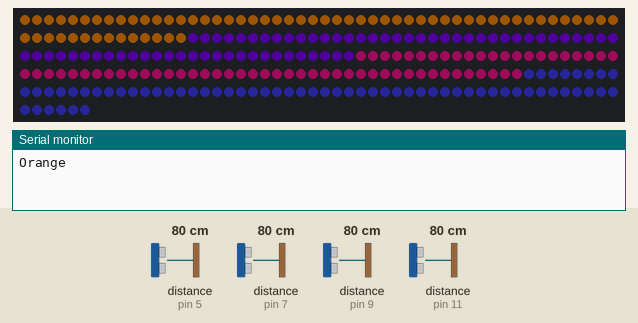
The sketch below on a simulated Arduino Uno, built with avr-gcc and run on an emulated ATmega328P. Shown: 256 RGB LEDs in strip order, left to right, continuing on the next row, the last lines printed to the serial monitor. Wiring (inferred from the names in the program): 4 × ultrasonic range finder: trigger pin 4, echo pin 5 / trigger pin 6, echo pin 7 / trigger pin 8, echo pin 9 / trigger pin 10, echo pin 11. Inputs (shaded band) come from the test bench; at power-on: distance to the obstacle (sensors on pin 5, pin 7, pin 9, pin 11) 80 cm. The echo pulse lasts 58.3 µs per cm; dim RGB values are drawn brighter than linear; random numbers use the default seed unless the sketch sets one.

Above: at 1.2 s.
1.3 s: distance to the obstacle (sensor on pin 5) set to 17 cm
2.8 s: distance to the obstacle (sensor on pin 5) set to 14 cm
At 3.7 s:
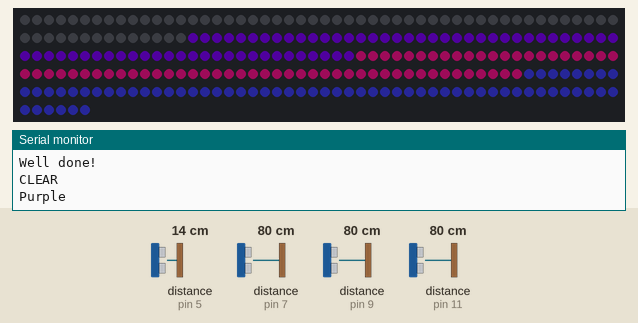
4.3 s: distance to the obstacle (sensor on pin 7) set to 17 cm
5.8 s: distance to the obstacle (sensor on pin 7) set to 13 cm
At 7.0 s:
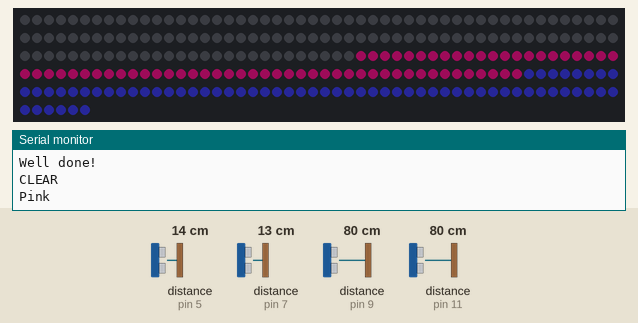
7.3 s: distance to the obstacle (sensor on pin 9) set to 18 cm
8.8 s: distance to the obstacle (sensor on pin 9) set to 13 cm
At 9.2 s:
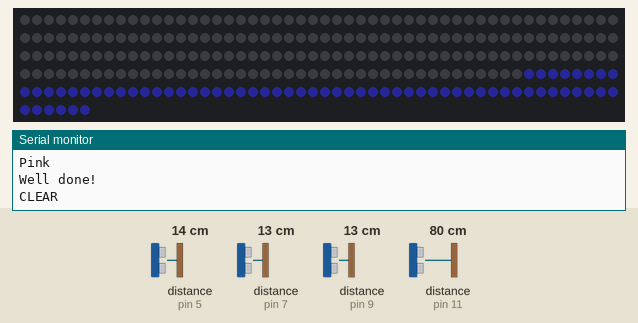
Timing chart, 0 to 11.3 s (numbered marks = the images above; inputs shaded):
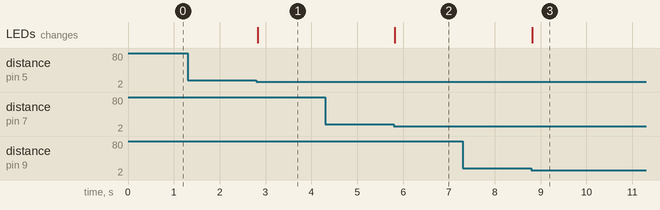

The sketch:

arduinoTI.ino
```cpp
#include <Adafruit_NeoPixel.h>

#define DATA_PIN 3
#define LEDS_PER_MATRIX 64 // número de LEDs por matriz (ex: 8x8)
#define NUM_MATRICES 4 // total de matrizes ligadas
#define TOTAL_LEDS (LEDS_PER_MATRIX * NUM_MATRICES) // LEDs totais no sistema

Adafruit_NeoPixel strip = Adafruit_NeoPixel(TOTAL_LEDS, DATA_PIN, NEO_GRB + NEO_KHZ800);

// arrays com os pinos dos sensores ultrassónicos
const int trigPins[NUM_MATRICES] = { 4, 6, 8, 10 };
const int echoPins[NUM_MATRICES] = { 5, 7, 9, 11 };

// cores fixas associadas a cada matriz
uint32_t coresFixas[NUM_MATRICES] = {
  strip.Color(255, 140, 0),   // Laranja
  strip.Color(255, 20, 147),  // Rosa
  strip.Color(128, 0, 255),   // Roxo
  strip.Color(50, 50, 205)    // Azul Claro
};

const char* nomesFixos[NUM_MATRICES] = {
  "Orange", "Pink", "Purple", "Light Blue"
};

// guarda a ordem atual e anterior das cores/matrizes
int ordemAtual[NUM_MATRICES] = { 0, 1, 2, 3 };
int ordemAnterior[NUM_MATRICES] = { -1, -1, -1, -1 };

// indica se cada matriz ainda está ativa
bool matrizAtiva[NUM_MATRICES] = { true, true, true, true };

// guarda a sequência aleatória de cores que o jogador deve seguir
int filaCores[NUM_MATRICES];

// índice atual na sequência de cores (qual cor o jogador deve acertar agora)
int corAlvoIdx = 0;

String input = "";

void setup() {
  Serial.begin(9600);
  strip.begin();
  strip.setBrightness(30);
  strip.show();

  // configura os pinos dos sensores
  for (int i = 0; i < NUM_MATRICES; i++) {
    pinMode(trigPins[i], OUTPUT);
    pinMode(echoPins[i], INPUT);
  }

  // inicializa o gerador de números aleatórios
  randomSeed(analogRead(A0));

  // gera uma nova sequência de exibição
  novaSequencia();
  novaFilaDeCores();
  atualizarMatrizes();
  anunciarProximaCor();
}

void loop() {
  receberComandos();  // verifica se há comandos pela Serial

  // para cada matriz ativa, verifica a distância
  for (int i = 0; i < NUM_MATRICES; i++) {
    if (!matrizAtiva[i]) continue;

    long dist = lerDistancia(trigPins[i], echoPins[i]);

    // se a distância for pequena (sensor detectou a mão, por exemplo)
    if (dist > 0 && dist < 15) {
      int corEsperadaIdx = filaCores[corAlvoIdx]; // índice da cor correta

      if (i == corEsperadaIdx) {
        // acertou a cor/matriz correta
        apagarMatriz(i);
        matrizAtiva[i] = false;
        strip.show();

        Serial.println("Well done!");
        Serial.println("CLEAR");
        corAlvoIdx++;

        if (corAlvoIdx < NUM_MATRICES) {
          delay(800); //pausa antes da próxima cor
          anunciarProximaCor();
        } else {
          // completou todas as cores corretamente
          delay(1500);
          novaSequencia();
          novaFilaDeCores();
          atualizarMatrizes();
          anunciarProximaCor();
        }
      } else {
        Serial.println("Wrong sensor!");
      }

      delay(500); // tempo para evitar leituras repetidas
    }
  }
}

void receberComandos() {
  while (Serial.available()) {
    char c = Serial.read();
    if (c == '\n') {
      input.trim();

      if (input.equals("OFF")) {
        apagarTodasMatrizes();
        strip.show();
      } else if (input.equals("NEXT")) {
        anunciarProximaCor();
      }

      input = "";  // limpa o buffer após processar
    } else {
      input += c;
    }
  }
}

// gera nova ordem aleatória de matrizes (sem repetir a anterior)
void novaSequencia() {
  int nova[NUM_MATRICES] = { 0, 1, 2, 3 };
  bool repetida;

  do {
    // embaralha o array nova[]
    for (int i = 0; i < NUM_MATRICES; i++) {
      int r = random(i, NUM_MATRICES);
      int temp = nova[i];
      nova[i] = nova[r];
      nova[r] = temp;
    }

    // verifica se é igual à anterior
    repetida = true;
    for (int i = 0; i < NUM_MATRICES; i++) {
      if (nova[i] != ordemAnterior[i]) {
        repetida = false;
        break;
      }
    }
  } while (repetida);

  // atualiza ordem e reativa todas as matrizes
  for (int i = 0; i < NUM_MATRICES; i++) {
    ordemAnterior[i] = ordemAtual[i];
    ordemAtual[i] = nova[i];
    matrizAtiva[i] = true;
  }
}

// cria fila de cores (ordem aleatória que deve acertar)
void novaFilaDeCores() {
  for (int i = 0; i < NUM_MATRICES; i++) {
    filaCores[i] = i;
  }

  // embaralha filaCores[]
  for (int i = 0; i < NUM_MATRICES; i++) {
    int r = random(i, NUM_MATRICES);
    int temp = filaCores[i];
    filaCores[i] = filaCores[r];
    filaCores[r] = temp;
  }

  corAlvoIdx = 0;  // começa do início
}

// envia pela Serial o nome da próxima cor a ser acertada
void anunciarProximaCor() {
  if (corAlvoIdx < NUM_MATRICES) {
    int corAlvo = ordemAtual[filaCores[corAlvoIdx]];
    Serial.println(nomesFixos[corAlvo]);
  }
}

// acende todos os LEDs de uma matriz específica com uma cor
void acenderMatriz(int idx, uint32_t cor) {
  int start = idx * LEDS_PER_MATRIX;
  for (int i = start; i < start + LEDS_PER_MATRIX; i++) {
    strip.setPixelColor(i, cor);
  }
}

// apaga todos os LEDs de uma matriz específica
void apagarMatriz(int idx) {
  int start = idx * LEDS_PER_MATRIX;
  for (int i = start; i < start + LEDS_PER_MATRIX; i++) {
    strip.setPixelColor(i, 0);
  }
}

// apaga todas as matrizes
void apagarTodasMatrizes() {
  for (int i = 0; i < NUM_MATRICES; i++) {
    apagarMatriz(i);
  }
}

// atualiza os LEDs de todas as matrizes com as novas cores
void atualizarMatrizes() {
  for (int i = 0; i < NUM_MATRICES; i++) {
    int corIndex = ordemAtual[i];
    acenderMatriz(i, coresFixas[corIndex]);
  }
  strip.show();
}

// lê a distância de um sensor ultrassónico (em cm)
long lerDistancia(int trig, int echo) {
  digitalWrite(trig, LOW);
  delayMicroseconds(2);
  digitalWrite(trig, HIGH);
  delayMicroseconds(10);
  digitalWrite(trig, LOW);
  long duracao = pulseIn(echo, HIGH, 30000); // timeout de 30 ms
  return duracao * 0.034 / 2; // conversão para centímetros
}
```

Measured:
- the behaviour switches between 16 and 15 cm on distance to the obstacle (sensor on pin 5) (found by bisection; images 0 and 1)
- the behaviour switches between 16 and 15 cm on distance to the obstacle (sensor on pin 7) (found by bisection; images 1 and 2)
- the behaviour switches between 16 and 15 cm on distance to the obstacle (sensor on pin 9) (found by bisection; images 2 and 3)
- after the input at 1.3 s, every drawn part: stays the same
- after the input at 2.8 s, the LEDs: change at once (image 1)
- after the input at 4.3 s, every drawn part: stays the same
- after the input at 5.8 s, the LEDs: change at once (image 2)
- after the input at 7.3 s, every drawn part: stays the same
- after the input at 8.8 s, the LEDs: change at once (image 3)
